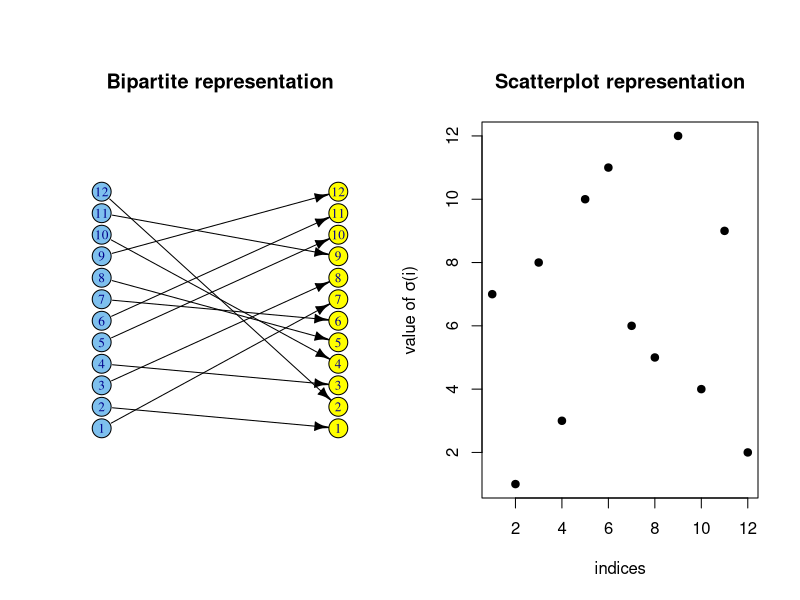
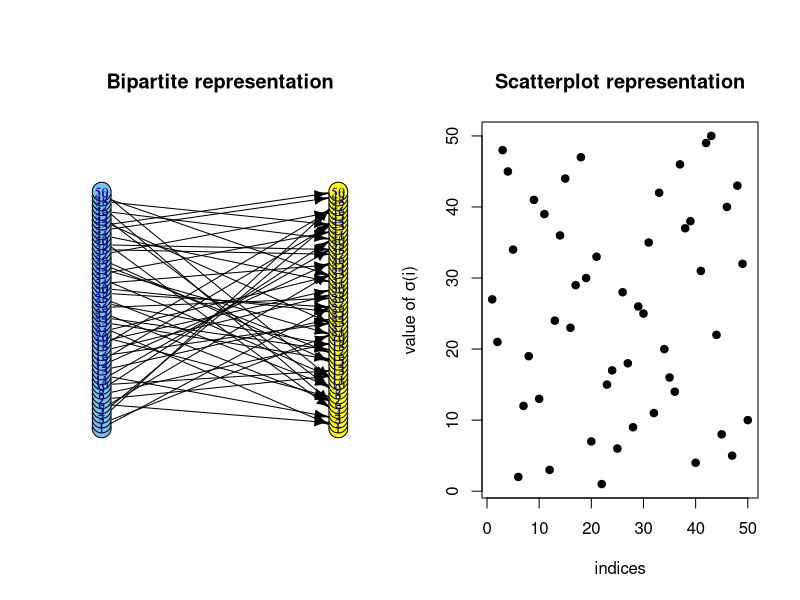

Recreate these plots in R, in order.
# This program contains functions that generate a random permutation of n elements, conduct four
# statistical tests to assess whether the generated permutations are uniformly distributed, and
# plot bipartite and scatterplot representations of the generated permutations.

library(igraph)

# The permute function takes a positive integer parameter n and generates a permutation of the
# numbers 1 through n via this process:
#
## 1) Begin with the numbers {1,...,n} listed in ascending order
## 2) Pick two indices (numbers 1 through n) uniformly at random
## 3) If the same index was picked twice, do nothing
## 4) If two different indices were picked, swap the numbers at the selected indices
## 5) Repeat this process for 0.7nlog(n) steps
## 6) The end result is an (ostensibly) random permutation
#
# The function also conducts four statistical tests (Footrule, Spearman's rank correlation, 
# Hamming distance, and Kendall's tau) to assess the plausibility of the resulting permutation occurring 
# at random and prints the p values.
permute <- function(n) {
  # pi(i) = i
  pi <- seq(1 : n)
  indices <- seq(1 : n)
  curr_vector <- pi
  # repeat the swap for 0.7nlog(n) times
  for (k in 1 : floor(0.7*n*log(n))) {
    # in the vector, pick 2 indices i, j at random with replacement, if i does not equal to j, 
    # then swap the elements at those indices
    i <- sample(indices, size = 1, replace = TRUE)
    j <- sample(indices, size = 1, replace = TRUE)
    if (i != j) {
      temp <-  curr_vector[i]
      curr_vector[i] <- curr_vector[j]
      curr_vector[j] <- temp
    }
  }
  
  # now we get a permutation of size n, but is it a random permutation? Let's test it!
  ro <- 0
  spearman_corr <- 0
  hamm_dis <- 0
  for (i in indices) {
    # calculate the test statistics for Footrule:
    ro <- ro + abs(pi[i] - curr_vector[i])
    # calculate the test statistics for Spearman's rank correlation:
    spearman_corr <- spearman_corr + (pi[i] - curr_vector[i])^2
    # calculate the test statistics for Footrule Hamming distance:
    if (pi[i] != curr_vector[i]) {
      hamm_dis <- hamm_dis + 1
    }
  }
  
  # test1: Footrule
  AV_ro <- (n^2 - 1) / 3
  VAR_ro <- (n + 1) * (2 * n^2 + 7) / 45
  SD_ro <- sqrt(VAR_ro)
  # get the corresponding z-score
  z_footrule <- (ro - AV_ro)/SD_ro
  # get the corresponding p-value
  p_footrule <- 2 * pnorm(-abs(z_footrule), mean = 0, sd = 1, lower.tail = TRUE)
  
  # test2: Spearman's rank correlation
  AV_spearman <- (n^3 - n) / 6
  VAR_spearman <- n^2 * (n - 1) * (n + 1)^2 / 36
  SD_spearman <- sqrt(VAR_spearman)
  # get the corresponding z-score
  z_spearman <- (spearman_corr - AV_spearman)/SD_spearman
  # get the corresponding p-value
  p_spearman <- 2 * pnorm(-abs(z_spearman), mean=0, sd=1, lower.tail=TRUE)
  
  # test3: Footrule Hamming distance
  # n - hamm_dis = number of fixed points
  # p_hamm = probability of having greater than or equal to n-hamm_dis fixed points under the Pois(1) distribution
  p_hamm <- ppois(n - hamm_dis - 1, lambda=1, lower.tail=FALSE)   
  
  # test4: Kendall's tau
  ken_tau <- 0 #test statistic
  for (i in 1:(n-1)) {
    for (j in (i+1):n) { # i<j
      if (which(i==curr_vector) > which(j==curr_vector)) { #position of i > position of j (i.e. there is an inversion)
        ken_tau <- ken_tau + 1
      }
    }
  }
  
  AV_ken <- choose(n, 2) / 2 #mean
  VAR_ken <- n * (n-1) * (2*n + 5) / 72 #variance
  SD_ken <- sqrt(VAR_ken) #standard deviation
  z_ken <- (ken_tau - AV_ken)/SD_ken #z score
  p_ken <- 2 * pnorm(-abs(z_ken), mean=0, sd=1, lower.tail=TRUE)
  
  test_results <- c(p_footrule, p_spearman, p_hamm, p_ken)
  test_names <- c("Footrule", "Spearman's rank correlation", "Hamming distance", "Kendall's tau")
  display <- data.frame("Test_names" = test_names, 
                        "p_values" = test_results)
  print(display)
  return(curr_vector)
}

# The bipartite_permutation function uses the permute function to generate a permutation of n elements.
# It outputs:
#   1) a bipartite graph mapping the indices of the permutation to the element at each index
#   2) a scatterplot mapping the indices of the permutation to the element at each index
#   3) a table of the p values from the four statistical tests computed by the permute function
bipartite_permutation <- function(n) {
  # Generate the bipartite layout for n vertices
  xcoords <- c(rep(-1, n), rep(1, n))
  ycoords <- rep(seq(1:n), 2)
  coords <- data.frame(xcoords, ycoords)
  mcoords <- as.matrix(coords)
  a <- graph(edges=c(), n=(2*n))
  V(a)$col <- ifelse(V(a)<=n, "SkyBlue2", "yellow")
  
  perm <- permute(n)
  print(perm)
  for (i in 1:n) {
    a <- a + edge(i, perm[i] + n)
  }
  
  #partition the plot viewer to display two graphs at once and plot the bipartite & scatterplot graphs
  #par(mfrow=c(1,1)) #this will make the plot viewer go back to displaying one graph
  par(mfrow=c(1,2), oma = c(0, 0, 2, 0)) #split viewer window so we can display two graphs at once
  plot(a, layout=mcoords, vertex.label=rep(1:n, 2), vertex.color=V(a)$col, vertex.size=16,
       vertex.label.cex=0.8, edge.color="black", edge.arrow.size=0.7,
       main="Bipartite representation")
  plot(seq(1:n), perm, pch = 19, xlab = "indices", ylab = expression(paste("value of ",sigma,"(i)")), 
       main = "Scatterplot representation")
}

bipartite_permutation(12) #example: a permutation with 12 elements
bipartite_permutation(50) #example: a permutation with 50 elements